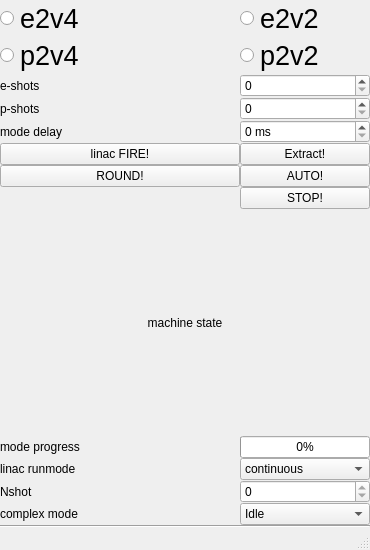
<?xml version="1.0" encoding="UTF-8"?>
<ui version="4.0">
 <class>MainWindow</class>
 <widget class="QMainWindow" name="MainWindow">
  <property name="geometry">
   <rect>
    <x>0</x>
    <y>0</y>
    <width>370</width>
    <height>550</height>
   </rect>
  </property>
  <property name="minimumSize">
   <size>
    <width>0</width>
    <height>0</height>
   </size>
  </property>
  <property name="windowTitle">
   <string>Doomsday Machine</string>
  </property>
  <property name="documentMode">
   <bool>false</bool>
  </property>
  <widget class="QWidget" name="centralwidget">
   <layout class="QGridLayout" name="gridLayout_2">
    <property name="leftMargin">
     <number>0</number>
    </property>
    <property name="topMargin">
     <number>0</number>
    </property>
    <property name="rightMargin">
     <number>0</number>
    </property>
    <property name="bottomMargin">
     <number>0</number>
    </property>
    <property name="spacing">
     <number>0</number>
    </property>
    <item row="2" column="0">
     <widget class="Line" name="line_4">
      <property name="orientation">
       <enum>Qt::Horizontal</enum>
      </property>
     </widget>
    </item>
    <item row="1" column="0">
     <layout class="QGridLayout" name="gridLayout_3" columnstretch="0,0">
      <property name="sizeConstraint">
       <enum>QLayout::SetMaximumSize</enum>
      </property>
      <property name="spacing">
       <number>0</number>
      </property>
      <item row="7" column="1">
       <widget class="QPushButton" name="autofire">
        <property name="text">
         <string>AUTO!</string>
        </property>
       </widget>
      </item>
      <item row="8" column="1">
       <widget class="QPushButton" name="stop">
        <property name="text">
         <string>STOP!</string>
        </property>
       </widget>
      </item>
      <item row="13" column="0">
       <widget class="QLabel" name="label_76">
        <property name="text">
         <string>complex mode</string>
        </property>
       </widget>
      </item>
      <item row="6" column="1">
       <widget class="QPushButton" name="extract">
        <property name="text">
         <string>Extract!</string>
        </property>
       </widget>
      </item>
      <item row="4" column="0">
       <widget class="QLabel" name="label_73">
        <property name="text">
         <string>p-shots</string>
        </property>
       </widget>
      </item>
      <item row="7" column="0">
       <widget class="QPushButton" name="round">
        <property name="text">
         <string>ROUND!</string>
        </property>
       </widget>
      </item>
      <item row="3" column="0">
       <widget class="QLabel" name="label_2">
        <property name="text">
         <string>e-shots</string>
        </property>
       </widget>
      </item>
      <item row="5" column="1">
       <widget class="FDoubleSpinBox" name="modedelay">
        <property name="suffix">
         <string> ms</string>
        </property>
        <property name="decimals">
         <number>0</number>
        </property>
        <property name="maximum">
         <double>10000.000000000000000</double>
        </property>
       </widget>
      </item>
      <item row="12" column="1">
       <widget class="FDoubleSpinBox" name="nshot">
        <property name="readOnly">
         <bool>true</bool>
        </property>
        <property name="decimals">
         <number>0</number>
        </property>
        <property name="maximum">
         <double>65535.000000000000000</double>
        </property>
       </widget>
      </item>
      <item row="6" column="0">
       <widget class="QPushButton" name="fire">
        <property name="text">
         <string>linac FIRE!</string>
        </property>
       </widget>
      </item>
      <item row="3" column="1">
       <widget class="FDoubleSpinBox" name="eshots">
        <property name="decimals">
         <number>0</number>
        </property>
        <property name="maximum">
         <double>65535.000000000000000</double>
        </property>
       </widget>
      </item>
      <item row="13" column="1">
       <widget class="FComboBox" name="icmode">
        <property name="focusPolicy">
         <enum>Qt::NoFocus</enum>
        </property>
        <property name="currentIndex">
         <number>0</number>
        </property>
        <item>
         <property name="text">
          <string>Idle</string>
         </property>
        </item>
        <item>
         <property name="text">
          <string>Single operation</string>
         </property>
        </item>
        <item>
         <property name="text">
          <string>Single round</string>
         </property>
        </item>
        <item>
         <property name="text">
          <string>Loop</string>
         </property>
        </item>
       </widget>
      </item>
      <item row="4" column="1">
       <widget class="FDoubleSpinBox" name="pshots">
        <property name="decimals">
         <number>0</number>
        </property>
        <property name="maximum">
         <double>65535.000000000000000</double>
        </property>
       </widget>
      </item>
      <item row="12" column="0">
       <widget class="QLabel" name="label_22">
        <property name="text">
         <string>Nshot</string>
        </property>
       </widget>
      </item>
      <item row="11" column="0">
       <widget class="QLabel" name="label_28">
        <property name="text">
         <string>linac runmode</string>
        </property>
       </widget>
      </item>
      <item row="11" column="1">
       <widget class="FComboBox" name="linacRunmode">
        <property name="editable">
         <bool>false</bool>
        </property>
        <item>
         <property name="text">
          <string>continuous</string>
         </property>
        </item>
        <item>
         <property name="text">
          <string>counter</string>
         </property>
        </item>
       </widget>
      </item>
      <item row="5" column="0">
       <widget class="QLabel" name="label_75">
        <property name="text">
         <string>mode delay</string>
        </property>
       </widget>
      </item>
      <item row="10" column="1">
       <widget class="QProgressBar" name="modeProgress">
        <property name="maximumSize">
         <size>
          <width>130</width>
          <height>16777215</height>
         </size>
        </property>
        <property name="value">
         <number>0</number>
        </property>
       </widget>
      </item>
      <item row="9" column="0" colspan="2">
       <widget class="QLabel" name="label_27">
        <property name="text">
         <string>machine state</string>
        </property>
        <property name="alignment">
         <set>Qt::AlignCenter</set>
        </property>
        <property name="margin">
         <number>3</number>
        </property>
       </widget>
      </item>
      <item row="0" column="0">
       <widget class="QRadioButton" name="radioButton_e2v4">
        <property name="font">
         <font>
          <pointsize>20</pointsize>
         </font>
        </property>
        <property name="text">
         <string>e2v4</string>
        </property>
       </widget>
      </item>
      <item row="0" column="1">
       <widget class="QRadioButton" name="radioButton_e2v2">
        <property name="font">
         <font>
          <pointsize>20</pointsize>
         </font>
        </property>
        <property name="text">
         <string>e2v2</string>
        </property>
       </widget>
      </item>
      <item row="1" column="1">
       <widget class="QRadioButton" name="radioButton_p2v2">
        <property name="font">
         <font>
          <pointsize>20</pointsize>
         </font>
        </property>
        <property name="text">
         <string>p2v2</string>
        </property>
       </widget>
      </item>
      <item row="1" column="0">
       <widget class="QRadioButton" name="radioButton_p2v4">
        <property name="font">
         <font>
          <pointsize>20</pointsize>
         </font>
        </property>
        <property name="text">
         <string>p2v4</string>
        </property>
       </widget>
      </item>
      <item row="10" column="0">
       <widget class="QLabel" name="label">
        <property name="text">
         <string>mode progress</string>
        </property>
       </widget>
      </item>
     </layout>
    </item>
   </layout>
  </widget>
  <widget class="QStatusBar" name="statusbar">
   <property name="palette">
    <palette>
     <active>
      <colorrole role="WindowText">
       <brush brushstyle="SolidPattern">
        <color alpha="255">
         <red>0</red>
         <green>0</green>
         <blue>0</blue>
        </color>
       </brush>
      </colorrole>
      <colorrole role="Button">
       <brush brushstyle="SolidPattern">
        <color alpha="255">
         <red>134</red>
         <green>135</green>
         <blue>223</blue>
        </color>
       </brush>
      </colorrole>
      <colorrole role="Light">
       <brush brushstyle="SolidPattern">
        <color alpha="255">
         <red>233</red>
         <green>233</green>
         <blue>255</blue>
        </color>
       </brush>
      </colorrole>
      <colorrole role="Midlight">
       <brush brushstyle="SolidPattern">
        <color alpha="255">
         <red>183</red>
         <green>184</green>
         <blue>239</blue>
        </color>
       </brush>
      </colorrole>
      <colorrole role="Dark">
       <brush brushstyle="SolidPattern">
        <color alpha="255">
         <red>67</red>
         <green>67</green>
         <blue>111</blue>
        </color>
       </brush>
      </colorrole>
      <colorrole role="Mid">
       <brush brushstyle="SolidPattern">
        <color alpha="255">
         <red>89</red>
         <green>90</green>
         <blue>149</blue>
        </color>
       </brush>
      </colorrole>
      <colorrole role="Text">
       <brush brushstyle="SolidPattern">
        <color alpha="255">
         <red>0</red>
         <green>0</green>
         <blue>0</blue>
        </color>
       </brush>
      </colorrole>
      <colorrole role="BrightText">
       <brush brushstyle="SolidPattern">
        <color alpha="255">
         <red>255</red>
         <green>255</green>
         <blue>255</blue>
        </color>
       </brush>
      </colorrole>
      <colorrole role="ButtonText">
       <brush brushstyle="SolidPattern">
        <color alpha="255">
         <red>0</red>
         <green>0</green>
         <blue>0</blue>
        </color>
       </brush>
      </colorrole>
      <colorrole role="Base">
       <brush brushstyle="SolidPattern">
        <color alpha="255">
         <red>255</red>
         <green>255</green>
         <blue>255</blue>
        </color>
       </brush>
      </colorrole>
      <colorrole role="Window">
       <brush brushstyle="SolidPattern">
        <color alpha="255">
         <red>134</red>
         <green>135</green>
         <blue>223</blue>
        </color>
       </brush>
      </colorrole>
      <colorrole role="Shadow">
       <brush brushstyle="SolidPattern">
        <color alpha="255">
         <red>0</red>
         <green>0</green>
         <blue>0</blue>
        </color>
       </brush>
      </colorrole>
      <colorrole role="AlternateBase">
       <brush brushstyle="SolidPattern">
        <color alpha="255">
         <red>194</red>
         <green>195</green>
         <blue>239</blue>
        </color>
       </brush>
      </colorrole>
      <colorrole role="ToolTipBase">
       <brush brushstyle="SolidPattern">
        <color alpha="255">
         <red>255</red>
         <green>255</green>
         <blue>220</blue>
        </color>
       </brush>
      </colorrole>
      <colorrole role="ToolTipText">
       <brush brushstyle="SolidPattern">
        <color alpha="255">
         <red>0</red>
         <green>0</green>
         <blue>0</blue>
        </color>
       </brush>
      </colorrole>
     </active>
     <inactive>
      <colorrole role="WindowText">
       <brush brushstyle="SolidPattern">
        <color alpha="255">
         <red>0</red>
         <green>0</green>
         <blue>0</blue>
        </color>
       </brush>
      </colorrole>
      <colorrole role="Button">
       <brush brushstyle="SolidPattern">
        <color alpha="255">
         <red>134</red>
         <green>135</green>
         <blue>223</blue>
        </color>
       </brush>
      </colorrole>
      <colorrole role="Light">
       <brush brushstyle="SolidPattern">
        <color alpha="255">
         <red>233</red>
         <green>233</green>
         <blue>255</blue>
        </color>
       </brush>
      </colorrole>
      <colorrole role="Midlight">
       <brush brushstyle="SolidPattern">
        <color alpha="255">
         <red>183</red>
         <green>184</green>
         <blue>239</blue>
        </color>
       </brush>
      </colorrole>
      <colorrole role="Dark">
       <brush brushstyle="SolidPattern">
        <color alpha="255">
         <red>67</red>
         <green>67</green>
         <blue>111</blue>
        </color>
       </brush>
      </colorrole>
      <colorrole role="Mid">
       <brush brushstyle="SolidPattern">
        <color alpha="255">
         <red>89</red>
         <green>90</green>
         <blue>149</blue>
        </color>
       </brush>
      </colorrole>
      <colorrole role="Text">
       <brush brushstyle="SolidPattern">
        <color alpha="255">
         <red>0</red>
         <green>0</green>
         <blue>0</blue>
        </color>
       </brush>
      </colorrole>
      <colorrole role="BrightText">
       <brush brushstyle="SolidPattern">
        <color alpha="255">
         <red>255</red>
         <green>255</green>
         <blue>255</blue>
        </color>
       </brush>
      </colorrole>
      <colorrole role="ButtonText">
       <brush brushstyle="SolidPattern">
        <color alpha="255">
         <red>0</red>
         <green>0</green>
         <blue>0</blue>
        </color>
       </brush>
      </colorrole>
      <colorrole role="Base">
       <brush brushstyle="SolidPattern">
        <color alpha="255">
         <red>255</red>
         <green>255</green>
         <blue>255</blue>
        </color>
       </brush>
      </colorrole>
      <colorrole role="Window">
       <brush brushstyle="SolidPattern">
        <color alpha="255">
         <red>134</red>
         <green>135</green>
         <blue>223</blue>
        </color>
       </brush>
      </colorrole>
      <colorrole role="Shadow">
       <brush brushstyle="SolidPattern">
        <color alpha="255">
         <red>0</red>
         <green>0</green>
         <blue>0</blue>
        </color>
       </brush>
      </colorrole>
      <colorrole role="AlternateBase">
       <brush brushstyle="SolidPattern">
        <color alpha="255">
         <red>194</red>
         <green>195</green>
         <blue>239</blue>
        </color>
       </brush>
      </colorrole>
      <colorrole role="ToolTipBase">
       <brush brushstyle="SolidPattern">
        <color alpha="255">
         <red>255</red>
         <green>255</green>
         <blue>220</blue>
        </color>
       </brush>
      </colorrole>
      <colorrole role="ToolTipText">
       <brush brushstyle="SolidPattern">
        <color alpha="255">
         <red>0</red>
         <green>0</green>
         <blue>0</blue>
        </color>
       </brush>
      </colorrole>
     </inactive>
     <disabled>
      <colorrole role="WindowText">
       <brush brushstyle="SolidPattern">
        <color alpha="255">
         <red>67</red>
         <green>67</green>
         <blue>111</blue>
        </color>
       </brush>
      </colorrole>
      <colorrole role="Button">
       <brush brushstyle="SolidPattern">
        <color alpha="255">
         <red>134</red>
         <green>135</green>
         <blue>223</blue>
        </color>
       </brush>
      </colorrole>
      <colorrole role="Light">
       <brush brushstyle="SolidPattern">
        <color alpha="255">
         <red>233</red>
         <green>233</green>
         <blue>255</blue>
        </color>
       </brush>
      </colorrole>
      <colorrole role="Midlight">
       <brush brushstyle="SolidPattern">
        <color alpha="255">
         <red>183</red>
         <green>184</green>
         <blue>239</blue>
        </color>
       </brush>
      </colorrole>
      <colorrole role="Dark">
       <brush brushstyle="SolidPattern">
        <color alpha="255">
         <red>67</red>
         <green>67</green>
         <blue>111</blue>
        </color>
       </brush>
      </colorrole>
      <colorrole role="Mid">
       <brush brushstyle="SolidPattern">
        <color alpha="255">
         <red>89</red>
         <green>90</green>
         <blue>149</blue>
        </color>
       </brush>
      </colorrole>
      <colorrole role="Text">
       <brush brushstyle="SolidPattern">
        <color alpha="255">
         <red>67</red>
         <green>67</green>
         <blue>111</blue>
        </color>
       </brush>
      </colorrole>
      <colorrole role="BrightText">
       <brush brushstyle="SolidPattern">
        <color alpha="255">
         <red>255</red>
         <green>255</green>
         <blue>255</blue>
        </color>
       </brush>
      </colorrole>
      <colorrole role="ButtonText">
       <brush brushstyle="SolidPattern">
        <color alpha="255">
         <red>67</red>
         <green>67</green>
         <blue>111</blue>
        </color>
       </brush>
      </colorrole>
      <colorrole role="Base">
       <brush brushstyle="SolidPattern">
        <color alpha="255">
         <red>134</red>
         <green>135</green>
         <blue>223</blue>
        </color>
       </brush>
      </colorrole>
      <colorrole role="Window">
       <brush brushstyle="SolidPattern">
        <color alpha="255">
         <red>134</red>
         <green>135</green>
         <blue>223</blue>
        </color>
       </brush>
      </colorrole>
      <colorrole role="Shadow">
       <brush brushstyle="SolidPattern">
        <color alpha="255">
         <red>0</red>
         <green>0</green>
         <blue>0</blue>
        </color>
       </brush>
      </colorrole>
      <colorrole role="AlternateBase">
       <brush brushstyle="SolidPattern">
        <color alpha="255">
         <red>134</red>
         <green>135</green>
         <blue>223</blue>
        </color>
       </brush>
      </colorrole>
      <colorrole role="ToolTipBase">
       <brush brushstyle="SolidPattern">
        <color alpha="255">
         <red>255</red>
         <green>255</green>
         <blue>220</blue>
        </color>
       </brush>
      </colorrole>
      <colorrole role="ToolTipText">
       <brush brushstyle="SolidPattern">
        <color alpha="255">
         <red>0</red>
         <green>0</green>
         <blue>0</blue>
        </color>
       </brush>
      </colorrole>
     </disabled>
    </palette>
   </property>
   <property name="font">
    <font>
     <weight>75</weight>
     <bold>true</bold>
     <stylestrategy>PreferDefault</stylestrategy>
    </font>
   </property>
  </widget>
 </widget>
 <customwidgets>
  <customwidget>
   <class>FComboBox</class>
   <extends>QComboBox</extends>
   <header>fwidgets.fcombobox</header>
  </customwidget>
  <customwidget>
   <class>FDoubleSpinBox</class>
   <extends>QDoubleSpinBox</extends>
   <header>fwidgets.fdoublespinbox</header>
  </customwidget>
 </customwidgets>
 <resources/>
 <connections/>
</ui>
